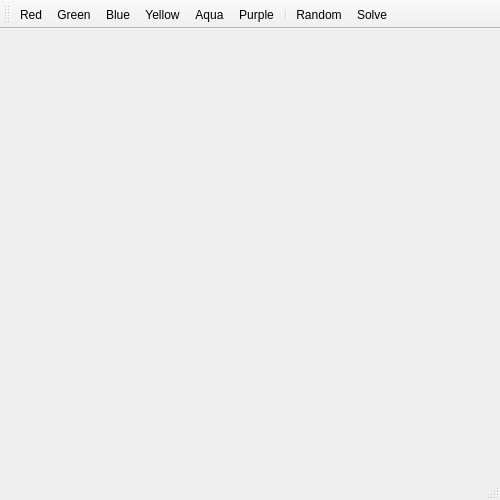
<?xml version="1.0" encoding="UTF-8"?>
<ui version="4.0">
 <class>TilesClass</class>
 <widget class="QMainWindow" name="TilesClass">
  <property name="geometry">
   <rect>
    <x>0</x>
    <y>0</y>
    <width>500</width>
    <height>500</height>
   </rect>
  </property>
  <property name="minimumSize">
   <size>
    <width>300</width>
    <height>280</height>
   </size>
  </property>
  <property name="windowTitle">
   <string>Tiles</string>
  </property>
  <widget class="TilesArea" name="centralWidget"/>
  <widget class="QMenuBar" name="menuBar">
   <property name="geometry">
    <rect>
     <x>0</x>
     <y>0</y>
     <width>500</width>
     <height>18</height>
    </rect>
   </property>
  </widget>
  <widget class="QToolBar" name="mainToolBar">
   <attribute name="toolBarArea">
    <enum>TopToolBarArea</enum>
   </attribute>
   <attribute name="toolBarBreak">
    <bool>false</bool>
   </attribute>
   <addaction name="actionRed"/>
   <addaction name="actionGreen"/>
   <addaction name="actionBlue"/>
   <addaction name="actionYellow"/>
   <addaction name="actionAqua"/>
   <addaction name="actionPurple"/>
   <addaction name="separator"/>
   <addaction name="actionRandom"/>
   <addaction name="actionSolve"/>
  </widget>
  <widget class="QStatusBar" name="statusBar"/>
  <action name="actionRed">
   <property name="icon">
    <iconset resource="tiles.qrc">
     <normaloff>:/Tiles/Resources/red.png</normaloff>:/Tiles/Resources/red.png</iconset>
   </property>
   <property name="text">
    <string>Red</string>
   </property>
  </action>
  <action name="actionGreen">
   <property name="icon">
    <iconset resource="tiles.qrc">
     <normaloff>:/Tiles/Resources/green.png</normaloff>:/Tiles/Resources/green.png</iconset>
   </property>
   <property name="text">
    <string>Green</string>
   </property>
  </action>
  <action name="actionBlue">
   <property name="icon">
    <iconset resource="tiles.qrc">
     <normaloff>:/Tiles/Resources/blue.png</normaloff>:/Tiles/Resources/blue.png</iconset>
   </property>
   <property name="text">
    <string>Blue</string>
   </property>
  </action>
  <action name="actionYellow">
   <property name="icon">
    <iconset resource="tiles.qrc">
     <normaloff>:/Tiles/Resources/yellow.png</normaloff>:/Tiles/Resources/yellow.png</iconset>
   </property>
   <property name="text">
    <string>Yellow</string>
   </property>
  </action>
  <action name="actionAqua">
   <property name="icon">
    <iconset resource="tiles.qrc">
     <normaloff>:/Tiles/Resources/aqua.png</normaloff>:/Tiles/Resources/aqua.png</iconset>
   </property>
   <property name="text">
    <string>Aqua</string>
   </property>
  </action>
  <action name="actionPurple">
   <property name="icon">
    <iconset resource="tiles.qrc">
     <normaloff>:/Tiles/Resources/purple.png</normaloff>:/Tiles/Resources/purple.png</iconset>
   </property>
   <property name="text">
    <string>Purple</string>
   </property>
  </action>
  <action name="actionRandom">
   <property name="icon">
    <iconset resource="tiles.qrc">
     <normaloff>:/Tiles/Resources/random.png</normaloff>:/Tiles/Resources/random.png</iconset>
   </property>
   <property name="text">
    <string>Random</string>
   </property>
  </action>
  <action name="actionSolve">
   <property name="icon">
    <iconset resource="tiles.qrc">
     <normaloff>:/Tiles/Resources/solve.png</normaloff>:/Tiles/Resources/solve.png</iconset>
   </property>
   <property name="text">
    <string>Solve</string>
   </property>
  </action>
 </widget>
 <layoutdefault spacing="6" margin="11"/>
 <customwidgets>
  <customwidget>
   <class>TilesArea</class>
   <extends>QWidget</extends>
   <header>TilesArea.h</header>
  </customwidget>
 </customwidgets>
 <resources>
  <include location="tiles.qrc"/>
 </resources>
 <connections>
  <connection>
   <sender>actionRed</sender>
   <signal>triggered()</signal>
   <receiver>centralWidget</receiver>
   <slot>onRed()</slot>
   <hints>
    <hint type="sourcelabel">
     <x>-1</x>
     <y>-1</y>
    </hint>
    <hint type="destinationlabel">
     <x>299</x>
     <y>216</y>
    </hint>
   </hints>
  </connection>
  <connection>
   <sender>actionGreen</sender>
   <signal>triggered()</signal>
   <receiver>centralWidget</receiver>
   <slot>onGreen()</slot>
   <hints>
    <hint type="sourcelabel">
     <x>-1</x>
     <y>-1</y>
    </hint>
    <hint type="destinationlabel">
     <x>299</x>
     <y>216</y>
    </hint>
   </hints>
  </connection>
  <connection>
   <sender>actionBlue</sender>
   <signal>triggered()</signal>
   <receiver>centralWidget</receiver>
   <slot>onBlue()</slot>
   <hints>
    <hint type="sourcelabel">
     <x>-1</x>
     <y>-1</y>
    </hint>
    <hint type="destinationlabel">
     <x>299</x>
     <y>216</y>
    </hint>
   </hints>
  </connection>
  <connection>
   <sender>actionYellow</sender>
   <signal>triggered()</signal>
   <receiver>centralWidget</receiver>
   <slot>onYellow()</slot>
   <hints>
    <hint type="sourcelabel">
     <x>-1</x>
     <y>-1</y>
    </hint>
    <hint type="destinationlabel">
     <x>299</x>
     <y>216</y>
    </hint>
   </hints>
  </connection>
  <connection>
   <sender>actionAqua</sender>
   <signal>triggered()</signal>
   <receiver>centralWidget</receiver>
   <slot>onAqua()</slot>
   <hints>
    <hint type="sourcelabel">
     <x>-1</x>
     <y>-1</y>
    </hint>
    <hint type="destinationlabel">
     <x>299</x>
     <y>216</y>
    </hint>
   </hints>
  </connection>
  <connection>
   <sender>actionPurple</sender>
   <signal>triggered()</signal>
   <receiver>centralWidget</receiver>
   <slot>onPurple()</slot>
   <hints>
    <hint type="sourcelabel">
     <x>-1</x>
     <y>-1</y>
    </hint>
    <hint type="destinationlabel">
     <x>299</x>
     <y>216</y>
    </hint>
   </hints>
  </connection>
  <connection>
   <sender>actionRandom</sender>
   <signal>triggered()</signal>
   <receiver>centralWidget</receiver>
   <slot>random()</slot>
   <hints>
    <hint type="sourcelabel">
     <x>-1</x>
     <y>-1</y>
    </hint>
    <hint type="destinationlabel">
     <x>299</x>
     <y>216</y>
    </hint>
   </hints>
  </connection>
  <connection>
   <sender>actionSolve</sender>
   <signal>triggered()</signal>
   <receiver>centralWidget</receiver>
   <slot>solve()</slot>
   <hints>
    <hint type="sourcelabel">
     <x>-1</x>
     <y>-1</y>
    </hint>
    <hint type="destinationlabel">
     <x>299</x>
     <y>216</y>
    </hint>
   </hints>
  </connection>
  <connection>
   <sender>centralWidget</sender>
   <signal>onStep(int)</signal>
   <receiver>TilesClass</receiver>
   <slot>onStep(int)</slot>
   <hints>
    <hint type="sourcelabel">
     <x>299</x>
     <y>216</y>
    </hint>
    <hint type="destinationlabel">
     <x>299</x>
     <y>199</y>
    </hint>
   </hints>
  </connection>
 </connections>
</ui>
